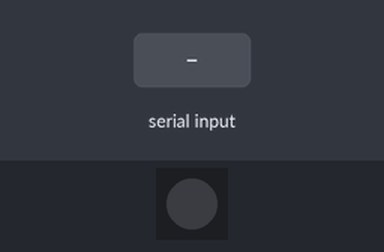
Bench run of a sketch on a simulated Arduino Uno, built with avr-gcc and run on an emulated ATmega328P. Shown: 1 RGB LEDs in strip order, left to right. The test bench sets the inputs (shaded band). Dim RGB values are drawn brighter than linear.

Above: at 1.2 s.
1.3 s: "1\n" received over Serial
At 2.2 s:
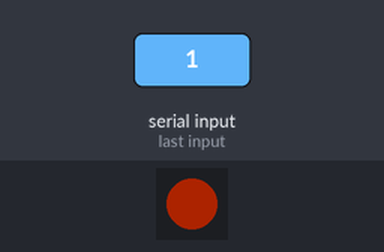
2.8 s: byte 10 ('\n') received over Serial
At 3.3 s:
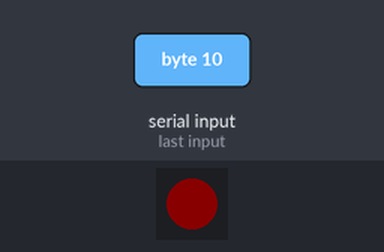
4.3 s: "0\n" received over Serial
At 4.6 s:
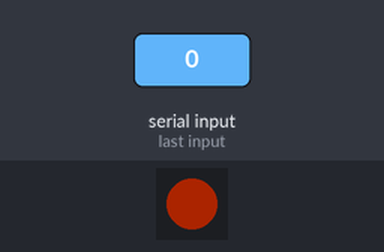
Timing chart, 0 to 7.3 s (numbered marks = the images above; inputs shaded):
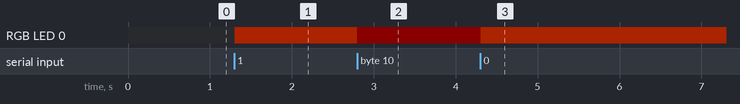

The sketch:

serialcontrol_ws2812b.ino
```cpp
/*

This example waits for serial data and sets an LED accordingly.
Data is sent in RGB order, uint8_t each, and terminated with a
newline character.

*/

#include <Adafruit_NeoPixel.h>

#define DIN_PIN           13 // data in pin on the first WS2812b
#define NUM_LEDS          1 // Number of LEDs in the strip
#define STRING_LEN_MAX    (NUM_LEDS * 3 + 10) // serial buffer: 3 bytes per pixel plus some extra

String inputString = "";
boolean stringComplete = false;

// Parameter 1 = number of pixels in strip
// Parameter 2 = pin number (most are valid)
// Parameter 3 = pixel type flags, add together as needed:
//   NEO_RGB     Pixels are wired for RGB bitstream
//   NEO_GRB     Pixels are wired for GRB bitstream
//   NEO_KHZ400  400 KHz bitstream (e.g. FLORA pixels)
//   NEO_KHZ800  800 KHz bitstream (e.g. High Density LED strip)
//   Eg NEO_GRB + NEO_KHZ800

Adafruit_NeoPixel ambilightstrip = Adafruit_NeoPixel(NUM_LEDS, DIN_PIN, NEO_GRB + NEO_KHZ800);

// initialize serial and the LED strip
void setup() {
  Serial.begin(115200);
  inputString.reserve(STRING_LEN_MAX);
  ambilightstrip.begin();
  ambilightstrip.show();
}

/* Periodically parse serial data (if any) for RGB color values, and set them on the strip. */
void loop() {
  static uint8_t r = 0;
  static uint8_t g = 0;
  static uint8_t b = 0;

  // parse data
  if(stringComplete) {
    r = inputString[0];
    g = inputString[1];
    b = inputString[2];

    // set LEDs
    for(int i=0; i < ambilightstrip.numPixels(); i++) {
      ambilightstrip.setPixelColor(i,
        ambilightstrip.Color(inputString[i * 3 + 0],
                             inputString[i * 3 + 1],
                             inputString[i * 3 + 2]));
    }

    inputString = "";
    stringComplete = false;
  }


  // show and wait for next iteration
  ambilightstrip.show();
  delay(5);
}

/* UART peripheral rx callback. Buffers up the data, then sets
flag so it can be treated. Newline expected to end each transfer. */
void serialEvent() {
  while (Serial.available()) {
    char inChar = (char)Serial.read();
    inputString += inChar;
    if (inChar == '\n') {
      stringComplete = true;
    }
  }
}
```

Measured:
- after the input at 1.3 s, RGB LED 0: off → RGB(49, 10, 0) at once
- after the input at 2.8 s, RGB LED 0: RGB(49, 10, 0) → RGB(10, 0, 0) at once
- after the input at 4.3 s, RGB LED 0: RGB(10, 0, 0) → RGB(48, 10, 0) at once
